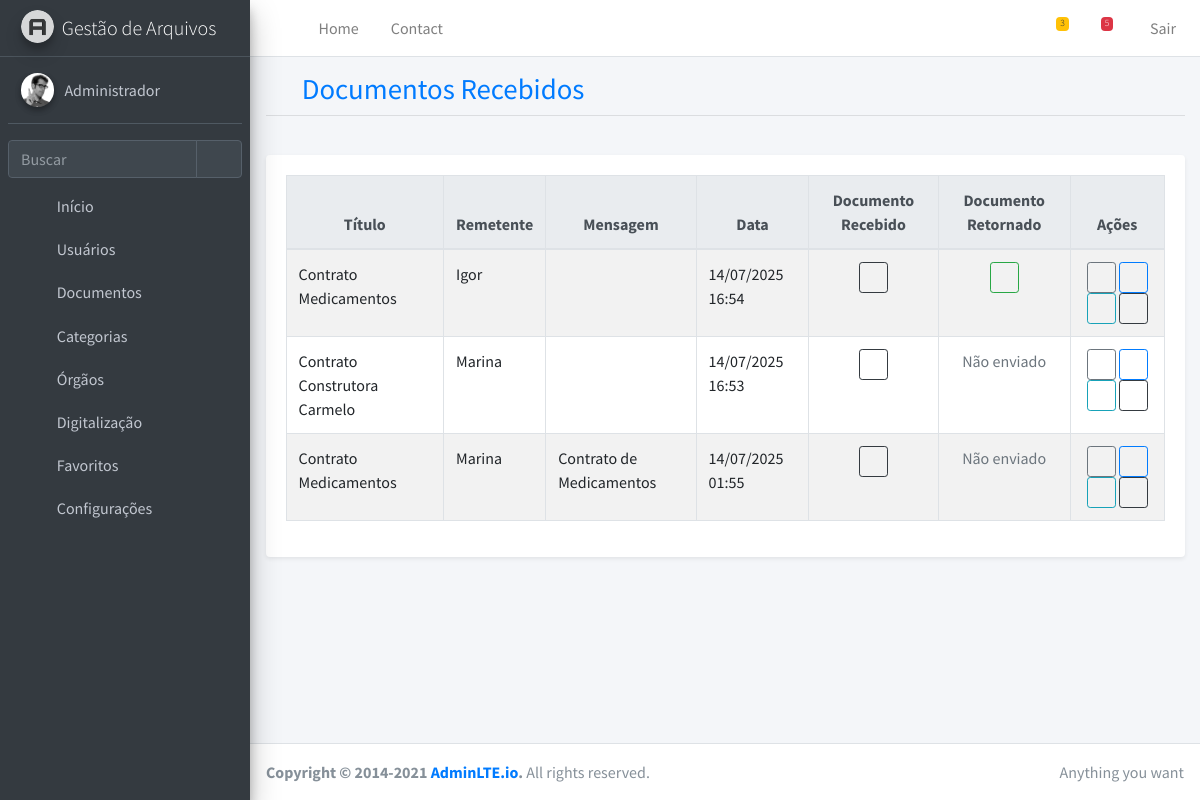
The app's page /documentos-com-encaminhamento/ (signed in) with its own data.
### webapp/models.py (models this page shows, shortened)
class Tramitacao(models.Model):
    documento = models.ForeignKey('Documento', on_delete=models.CASCADE)
    documento_retorno = models.FileField(upload_to='documentos_retornados/', null=True, blank=True)
    remetente = models.ForeignKey(User, related_name='remetente_tramitacoes', on_delete=models.SET_NULL, null=True)
    destinatario = models.ForeignKey(User, related_name='destinatario_tramitacoes', on_delete=models.SET_NULL, null=True)
    mensagem = models.TextField(blank=True)
    data_envio = models.DateTimeField(auto_now_add=True)
    data_resposta = models.DateTimeField(null=True, blank=True)
    resposta = models.TextField(blank=True)
    status = models.CharField(max_length=20, choices=[
        ('aberto', 'Aberto'),
        ('respondido', 'Respondido'),
        ('finalizado', 'Finalizado')
    ], default='aberto')

class Documento(models.Model):
    titulo = models.CharField(max_length=200)
    categoria = models.ForeignKey(Categoria, on_delete=models.CASCADE)
    orgao = models.ForeignKey(Orgao, on_delete=models.SET_NULL, null=True, blank=True)
    departamento = models.ForeignKey(Departamento, on_delete=models.SET_NULL, null=True, blank=True)
    secretaria = models.ForeignKey(Secretaria, on_delete=models.SET_NULL, null=True, blank=True)
    arquivo = models.FileField(upload_to='documentos/')
    data_envio = models.DateTimeField(auto_now_add=True)
    observacoes = models.TextField(blank=True)
    usuario = models.ForeignKey(User, on_delete=models.CASCADE)
    class Meta:
        ordering = ['-data_envio']

### webapp/views.py (the view)
# urls.py: path('documentos-com-encaminhamento/', views.lista_documentos_encaminhados, name='documentos_com_encaminhamento'),
@login_required
def lista_documentos_encaminhados(request):
    tramitacoes = Tramitacao.objects.filter(destinatario=request.user).order_by('-data_envio')
    return render(request, 'documentos/documentos_encaminhados.html', {'tramitacoes': tramitacoes})

### webapp/context_processors.py (called while the page is built)
def notificacoes_documentos(request):
    if request.user.is_authenticated:
        tramitacoes = Tramitacao.objects.filter(
            destinatario=request.user,
            status='aberto'  # CORRETO conforme seu model
        ).order_by('-data_envio')
        return {'tramitacoes_pendentes': tramitacoes}
    return {}

### templates/documentos/documentos_encaminhados.html (shortened to what this page needs)
{% extends 'base.html' %}
{% load static %}
{% block content %}
<div class="content-header">
  <div class="container-fluid">
    <h1 class="m-0 text-primary">
      <i class="fas fa-envelope-open-text mr-2"></i> Documentos Recebidos
    </h1>
    <hr class="mt-2 mb-4">
  </div>
</div>
<div class="content">
  <div class="container-fluid">
    <div class="card shadow-sm border-0">
      <div class="card-body">
        <div class="table-responsive">
          <table class="table table-bordered table-hover table-striped w-100">
            <thead class="thead-light">
  <tr class="text-center text-secondary">
    <th>Título</th>
    <th>Remetente</th>
    <th>Mensagem</th>
    <th>Data</th>
    <th>Documento Recebido</th>
    <th>Documento Retornado</th>
    <th>Ações</th>
  </tr>
</thead>
            <tbody>
  {% for tramite in tramitacoes %}
  <tr class="{% if tramite.status == 'respondido' %}table-success{% elif tramite.status == 'finalizado' %}table-secondary{% endif %}">
    <td>
      {{ tramite.documento.titulo }}
    </td>
    <td>{{ tramite.remetente }}</td>
    <td>{{ tramite.mensagem|truncatechars:40 }}</td>
    <td>{{ tramite.data_envio|date:"d/m/Y H:i" }}</td>
    <td class="text-center">
      {% if tramite.documento.arquivo %}
        <a href="{{ tramite.documento.arquivo.url }}" target="_blank" class="btn btn-sm btn-outline-dark" title="Visualizar Documento Recebido">
          <i class="fas fa-file-alt"></i>
        </a>
      {% else %}
        <span class="text-muted">Não enviado</span>
      {% endif %}
    </td>
    <td class="text-center">
      {% if tramite.documento_retorno %}
        <a href="{{ tramite.documento_retorno.url }}" target="_blank" class="btn btn-sm btn-outline-success" title="Visualizar Documento Retornado">
          <i class="fas fa-file-upload"></i>
        </a>
      {% else %}
        <span class="text-muted">Não enviado</span>
      {% endif %}
    </td>
    <td class="text-center">
      <button class="btn btn-sm btn-outline-secondary" data-toggle="modal" data-target="#modalUploadRetorno{{ tramite.id }}" title="Enviar Documento Retornado">
        <i class="fas fa-upload"></i>
      </button>
      {% if tramite.documento.arquivo %}
      <a href="{{ tramite.documento.arquivo.url }}" target="_blank" class="btn btn-sm btn-outline-primary" title="Visualizar Documento">
        <i class="fas fa-eye"></i>
      </a>
      {% endif %}
      <a href="{% url 'historico_tramitacao' tramite.id %}" class="btn btn-sm btn-outline-info" title="Histórico">
        <i class="fas fa-history"></i>
      </a>
      <button class="btn btn-sm btn-outline-dark" data-toggle="modal" data-target="#modalTramite{{ tramite.id }}" title="Tratar Documento">
        <i class="fas fa-edit"></i>
      </button>
    </td>
  </tr>
  {% empty %}
  <tr>
    <td colspan="7" class="text-center text-muted">Nenhum documento recebido encontrado.</td>
  </tr>
  {% endfor %}
</tbody>
          </table>
        </div>
      </div>
    </div>
  </div>
</div>
{% endblock %}

### templates/partials/sidebar.html (shortened to what this page needs)
{% load static %}
<aside class="main-sidebar sidebar-dark-primary elevation-4">
  <a href="{% url 'arquivos_index' %}" class="brand-link">
    <img src="{% static 'assets/dist/img/AdminLTELogo.png' %}" alt="Logo" class="brand-image img-circle elevation-3" style="opacity: .8">
    <span class="brand-text font-weight-light">Gestão de Arquivos</span>
  </a>
  <div class="sidebar">
    <div class="user-panel mt-3 pb-3 mb-3 d-flex">
  <div class="image">
    <img src="{% static 'assets/dist/img/user2-160x160.jpg' %}" class="img-circle elevation-2" alt="User Image">
  </div>
  <div class="info">
    <a href="#" class="d-block">{{ request.user.username }}</a>
  </div>
</div>
    <div class="form-inline">
      <div class="input-group" data-widget="sidebar-search">
        <input class="form-control form-control-sidebar" type="search" placeholder="Buscar" aria-label="Buscar">
        <div class="input-group-append">
          <button class="btn btn-sidebar">
            <i class="fas fa-search fa-fw"></i>
          </button>
        </div>
      </div>
    </div>
    <nav class="mt-2">
      <ul class="nav nav-pills nav-sidebar flex-column" data-widget="treeview" role="menu" data-accordion="false">
<li class="nav-item">
  <a href="{% url 'arquivos_index' %}" class="nav-link">
    <i class="nav-icon fas fa-home"></i>
    <p>Início</p>
  </a>
</li>
<li class="nav-item has-treeview">
  <a href="#" class="nav-link">
    <i class="nav-icon fas fa-users"></i>
    <p>Usuários <i class="right fas fa-angle-left"></i></p>
  </a>
</li>
<li class="nav-item has-treeview">
  <a href="#" class="nav-link">
    <i class="nav-icon fas fa-folder-open"></i>
    <p>
      Documentos
      <i class="right fas fa-angle-left"></i>
    </p>
  </a>
</li>
        <li class="nav-item has-treeview">
          <a href="#" class="nav-link">
            <i class="nav-icon fas fa-tags"></i>
            <p>
              Categorias
              <i class="right fas fa-angle-left"></i>
            </p>
          </a>
        </li>
<li class="nav-item has-treeview">
  <a href="#" class="nav-link">
    <i class="nav-icon fas fa-university"></i>
    <p>
      Órgãos
      <i class="right fas fa-angle-left"></i>
    </p>
  </a>
</li>
<li class="nav-item has-treeview">
  <a href="#" class="nav-link">
    <i class="nav-icon fas fa-print"></i>
    <p>
      Digitalização
      <i class="right fas fa-angle-left"></i>
    </p>
  </a>
</li>
<li class="nav-item has-treeview">
  <a href="#" class="nav-link">
    <i class="nav-icon far fa-bookmark"></i>
    <p>
      Favoritos
      <i class="right fas fa-angle-left"></i>
    </p>
  </a>
</li>
        <li class="nav-item">
          <a href="#" class="nav-link disabled">
            <i class="nav-icon fas fa-cog"></i>
            <p>Configurações</p>
          </a>
        </li>
      </ul>
    </nav>
  </div>
</aside>

### records on screen
Tramitacao: documento.titulo "Contrato Medicamentos", remetente "Igor", data_envio "14/07/2025 16:54"
Tramitacao: documento.titulo "Contrato Construtora Carmelo", remetente "Marina", data_envio "14/07/2025 16:53", documento_retorno "Não enviado"
Tramitacao: documento.titulo "Contrato Medicamentos", remetente "Marina", mensagem "Contrato de Medicamentos", data_envio "14/07/2025 01:55", documento_retorno "Não enviado"

### other values on screen
{{ tramitacoes_pendentes|length }} "3"
{{ request.user.username }} "Administrador"
